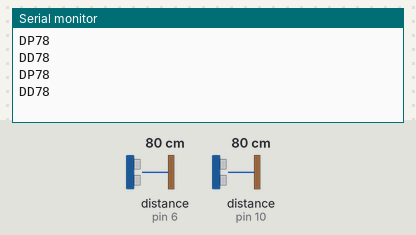
Bench run of a sketch on a simulated Arduino Uno, built with avr-gcc and run on an emulated ATmega328P. Shown: the last lines printed to the serial monitor. Wiring (inferred from the names in the program): 2 × ultrasonic range finder: trigger pin 5, echo pin 6 / trigger pin 9, echo pin 10. The inputs (shaded band) are chosen by the test bench; at power-on: distance to the obstacle (sensors on pin 6, pin 10) 80 cm. The echo pulse lasts 58.3 µs per cm.

Above: at 1.8 s.
1.9 s: distance to the obstacle (sensor on pin 6) set to 2 cm
At 2.4 s:
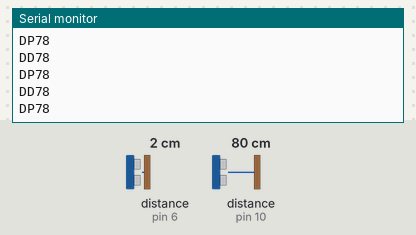
3.4 s: distance to the obstacle (sensor on pin 10) set to 2 cm
At 3.9 s:
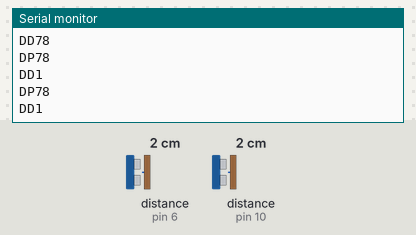
4.9 s: distance to the obstacle (sensor on pin 6) set to 4 cm
At 5.4 s:
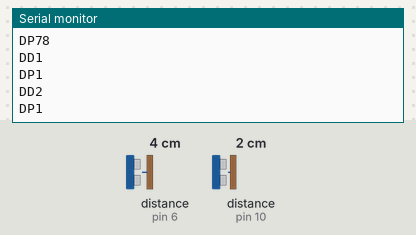
6.4 s: distance to the obstacle (sensor on pin 10) set to 120 cm
At 7.0 s:
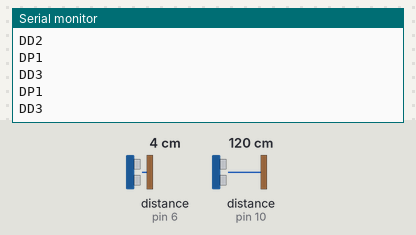
Timing chart, 0 to 9.4 s (numbered marks = the images above; inputs shaded):
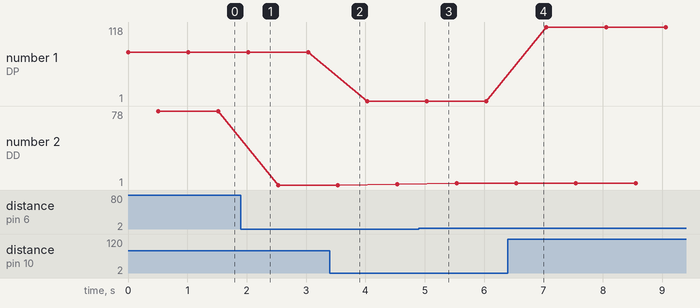

Measured:
- plotted number 1: 1 → 118 after the input at 6.4 s
- plotted number 2: 78 → 1 after the input at 1.9 s, 1 → 2 after the input at 3.4 s, 2 → 3 after the input at 4.9 s

The sketch:

Distance.ino
```cpp
/*
* Ultrasonic Sensor HC-SR04 and Arduino Tutorial
*
* by Dejan Nedelkovski,
* www.HowToMechatronics.com
*
*/
// defines pins numbers
const int trigPinPost = 9;
const int echoPinPost = 10;
const int trigPinDel = 5;
const int echoPinDel = 6;
const int BAUDRATE = 9600;
// defines variables
long durationPost;
long durationDel;
int distancePost;
int distanceDel;

void setup() {
   pinMode(trigPinPost, OUTPUT); // Sets the trigPin as an Output
   pinMode(echoPinPost, INPUT); // Sets the echoPin as an Input
   pinMode(trigPinDel, OUTPUT); // Sets the trigPin as an Output
   pinMode(echoPinDel, INPUT); // Sets the echoPin as an Input
   Serial.begin(BAUDRATE); // Starts the serial communication
}
void loop() {
   // Clears the trigPin
   digitalWrite(trigPinPost, LOW);
   delayMicroseconds(2);
   // Sets the trigPin on HIGH state for 10 micro seconds
   digitalWrite(trigPinPost, HIGH);
   delayMicroseconds(10);
   digitalWrite(trigPinPost, LOW);
   // Reads the echoPin, returns the sound wave travel time in microseconds
   durationPost = pulseIn(echoPinPost, HIGH);
   // Calculating the distance
   distancePost= durationPost*0.034/2;
   // Prints the distance on the Serial Monitor
   Serial.print("DP");
   Serial.print(distancePost);
   Serial.print("\n");

   delay(500);

      // Clears the trigPin
   digitalWrite(trigPinDel, LOW);
   delayMicroseconds(2);
   // Sets the trigPin on HIGH state for 10 micro seconds
   digitalWrite(trigPinDel, HIGH);
   delayMicroseconds(10);
   digitalWrite(trigPinDel, LOW);
   // Reads the echoPin, returns the sound wave travel time in microseconds
   durationDel = pulseIn(echoPinDel, HIGH);
   // Calculating the distance
   distanceDel = durationDel*0.034/2;
   // Prints the distance on the Serial Monitor
   Serial.print("DD");
   Serial.print(distanceDel);
   Serial.print("\n");

   delay(500);
}
```
